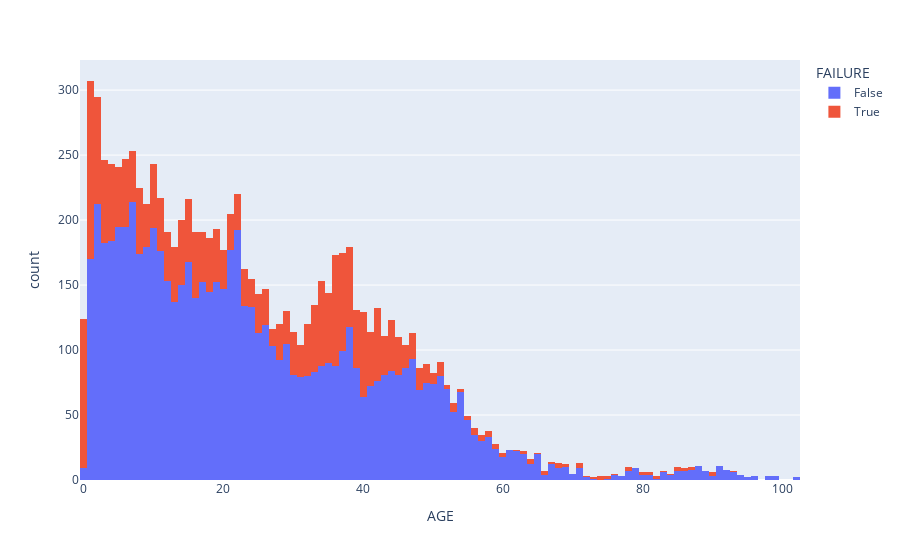

The notebook cell this image was saved under:
### Markdown cell above
#### 2.4 Analyse numeric values

### Code cell
df.plot(
    kind="hist",
    x="AGE",
    color="FAILURE"
)

### Figure 1 — Plotly figure (JSON) as saved in the notebook; plotly's stock layout.template omitted (floating-point values rounded to 4 significant figures; data arrays with more than 128 entries replaced by an {"elided": "..."} marker saying what was removed)
{"data": [{"alignmentgroup": "True", "bingroup": "x", "hovertemplate": "FAILURE=False<br>AGE=%{x}<br>count=%{y}<extra></extra>", "legendgroup": "False", "marker": {"color": "#636efa", "pattern": {"shape": ""}}, "name": "False", "offsetgroup": "False", "orientation": "v", "showlegend": true, "type": "histogram", "x": {"elided": "7076 int values"}, "xaxis": "x", "yaxis": "y"}, {"alignmentgroup": "True", "bingroup": "x", "hovertemplate": "FAILURE=True<br>AGE=%{x}<br>count=%{y}<extra></extra>", "legendgroup": "True", "marker": {"color": "#EF553B", "pattern": {"shape": ""}}, "name": "True", "offsetgroup": "True", "orientation": "v", "showlegend": true, "type": "histogram", "x": {"elided": "2354 int values"}, "xaxis": "x", "yaxis": "y"}], "layout": {"autosize": true, "barmode": "relative", "legend": {"title": {"text": "FAILURE"}, "tracegroupgap": 0}, "margin": {"t": 60}, "xaxis": {"anchor": "y", "autorange": true, "domain": [0, 1], "range": [-0.5, 102.5], "title": {"text": "AGE"}, "type": "linear"}, "yaxis": {"anchor": "x", "autorange": true, "domain": [0, 1], "range": [0, 323.2], "title": {"text": "count"}}}}
